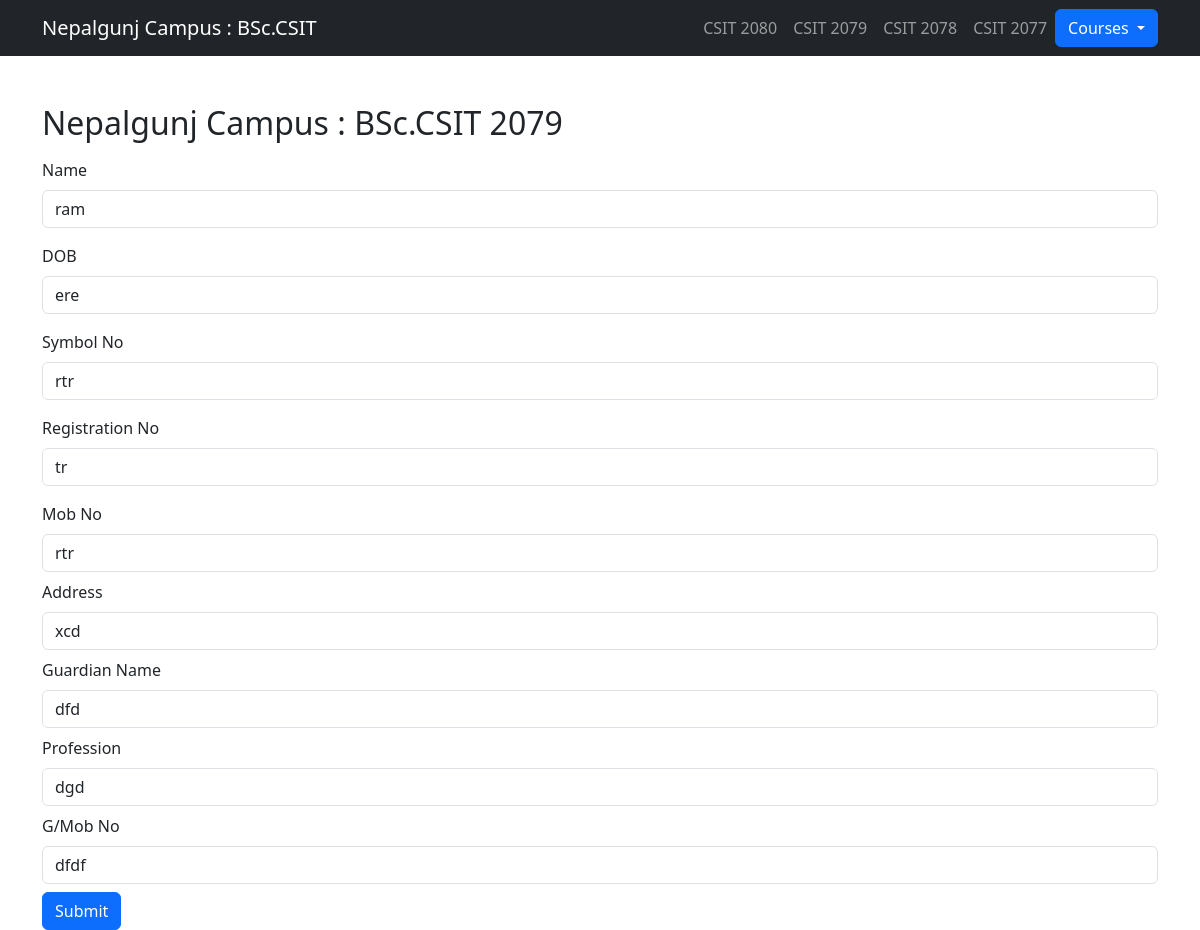
The page /csit/formcsit79/editcsit79/2 on the database its author committed.
### csit/models.py (models this page shows, shortened)
class Csit_2079(models.Model):
    name = models.CharField(max_length=50)
    dob = models.CharField(max_length=30)
    symbol = models.CharField(max_length=20)
    reg = models.CharField(max_length=50)
    mob = models.CharField(max_length=10)
    add = models.CharField(max_length=60)
    guardian = models.CharField(max_length=50)
    prof = models.CharField(max_length=50)
    mobs = models.CharField(max_length=10)
    class Meta:
        db_table = "csit2079"

### csit/views_csit.py (the view, shortened to what this page needs)
# urls.py: path("/formcsit79/editcsit79/<pk>", views_csit.editcsit79, name="editcsit79"),
def editcsit79(request, pk):
    dm = Csit_2079.objects.get(id=pk)
    return render(request, "csit/editcsit79.html", {'dm':dm})

### csit/templates/csit/editcsit79.html (shortened to what this page needs)
{% extends 'csit/base.html' %}
{% block content %}
  <body>
    <div class="container mt-5">
        <h2 class="mb-3">Nepalgunj Campus : BSc.CSIT 2079</h2>
        <form action="{% url 'editcsit79' dm.id %}" method="post">
            <div class="mb-3">
                <label class="form-label">Name</label>
                <input type="text" name="name" class="form-control" placeholder="enter name" value="{{dm.name}}">
            </div>
            <div class="mb-3">
                <label class="form-label">DOB</label>
                <input type="text" name="dob" class="form-control" placeholder="enter DOB" value="{{dm.dob}}">
            </div>
            <div class="mb-3">
                <label class="form-label">Symbol No</label>
                <input type="text" name="symbol" class="form-control"  placeholder="enter retail price" value="{{dm.symbol}}">
            </div>
            <div class="mb-3">
                <label class="form-label">Registration No</label>
                <input type="text" name="reg" class="form-control" placeholder="enter registration no" value="{{dm.reg}}">
            </div>
            <div class="mb-2">
                <label class="form-label">Mob No</label>
                <input type="text" name="mob" class="form-control" placeholder="enter mob no" value="{{dm.mob}}">
            </div>
            <div class="mb-2">
                <label class="form-label">Address</label>
                <input type="text" name="add" class="form-control" placeholder="enter address" value="{{dm.add}}">
            </div>
           <div class="mb-2">
                <label class="form-label">Guardian Name</label>
                <input type="text" name="guardian" class="form-control" placeholder="Guardian name" value="{{dm.guardian}}">
            </div>
          <div class="mb-2">
                <label class="form-label">Profession</label>
                <input type="text" name="prof" class="form-control" placeholder="enter profession" value="{{dm.prof}}">
            </div>
            <div class="mb-2">
                <label class="form-label">G/Mob No </label>
                <input type="text" name="mobs" class="form-control" placeholder="enter guardian mob no" value="{{dm.mobs}}">
            </div>
            <button type="submit" class="btn btn-primary">Submit</button>
        </form>
    </div>
</body>
{% endblock %}

### rows shown on the page
Csit_2079: name "ram", dob "ere", symbol "rtr", reg "tr", mob "rtr", add "xcd", guardian "dfd", prof "dgd", mobs "dfdf"
